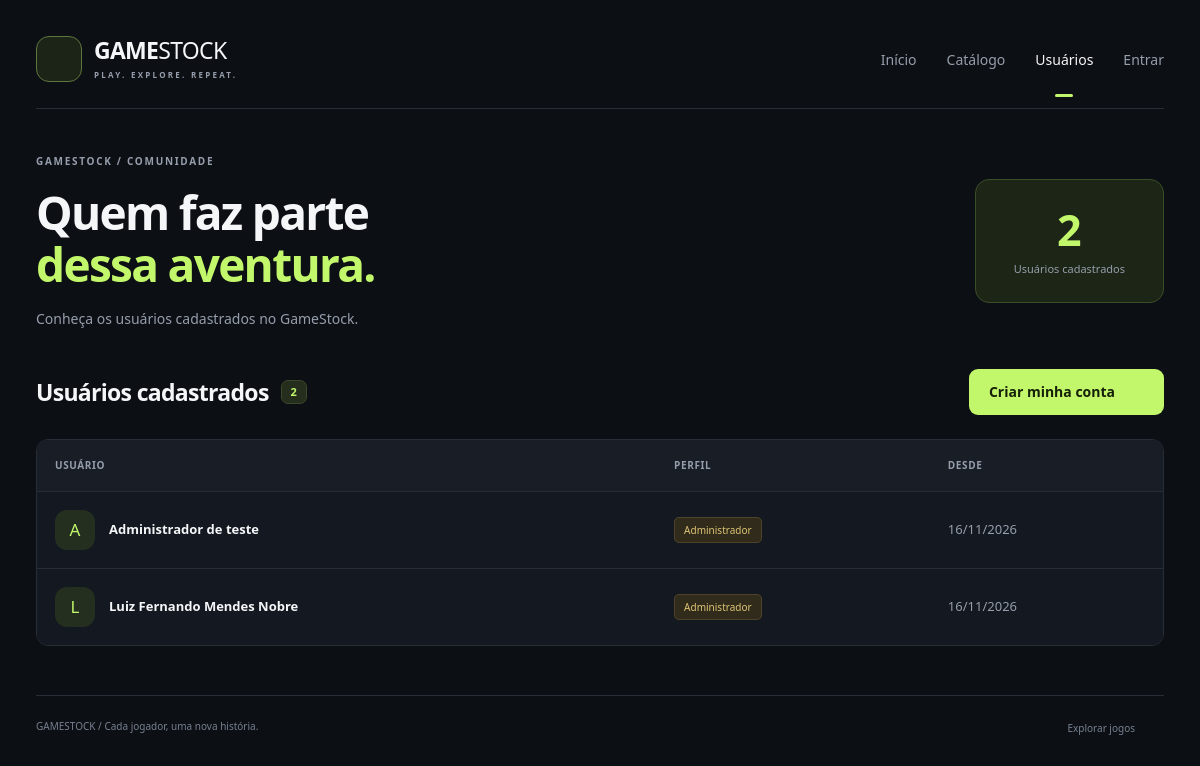
The app's page /admin/views/ver_usuarios.php with its own data.
### tables this page shows
CREATE TABLE usuarios (
    id INT AUTO_INCREMENT PRIMARY KEY,
    nome VARCHAR(100) NOT NULL,
    email VARCHAR(150) UNIQUE NOT NULL,
    senha VARCHAR(255) NOT NULL,
    tipo ENUM('admin', 'user') DEFAULT 'user',
    created_at TIMESTAMP DEFAULT CURRENT_TIMESTAMP,
    updated_at TIMESTAMP DEFAULT CURRENT_TIMESTAMP ON UPDATE CURRENT_TIMESTAMP
);

### admin/models/usuarios.php (called while the page is built, shortened)
<?php
require_once __DIR__ . '/../config/conexao.php';
class Usuario {
    private $pdo;
    public function __construct($atrib = []) {
        global $pdo;
        $this->pdo = $pdo;
    }
    public function listarUsuarios() {
        return $this->pdo->query('SELECT id, nome, email, tipo, created_at, updated_at FROM usuarios ORDER BY nome ASC')->fetchAll(PDO::FETCH_ASSOC);
    }
}

### admin/config/funcoes.php (called while the page is built, shortened)
<?php
function h($valor) {
    return htmlspecialchars((string) $valor, ENT_QUOTES, 'UTF-8');
}

### admin/views/ver_usuarios.php (the view, shortened to what this page needs)
<?php
require_once __DIR__ . '/../models/usuarios.php';
require_once __DIR__ . '/../config/funcoes.php';
require_once __DIR__ . '/componentes/apresentacao.php';
$usuarios = (new Usuario())->listarUsuarios();
$admin = isset($_SESSION['usuario']) && $_SESSION['usuario']['tipo'] === 'admin';
?>
<!DOCTYPE html><html lang="pt-br">
<head><link rel="stylesheet" href="../public/css/style.css?v=4"><link rel="stylesheet" href="../public/css/experiencia.css?v=4"></head>
<body><div class="site-shell">
    <?php require __DIR__ . '/componentes/cabecalho.php'; ?>
    <main class="users-main">
        <div class="users-heading"><div><p class="eyebrow">GAMESTOCK / COMUNIDADE</p><h1>Quem faz parte<br><span>dessa aventura.</span></h1><p class="users-intro">Conheça os usuários cadastrados no GameStock.</p></div><div class="users-total"><strong><?= count($usuarios) ?></strong><span><?= count($usuarios) === 1 ? 'Usuário cadastrado' : 'Usuários cadastrados' ?></span></div></div>
        <div class="users-toolbar"><h2>Usuários cadastrados <span class="count-badge"><?= count($usuarios) ?></span></h2>
            <?php if ($admin): ?><a class="button button-primary" href="cadastrar_usuario.php"><?= icone('plus') ?> Cadastrar usuário</a>
            <?php elseif (!isset($_SESSION['usuario'])): ?><a class="button button-primary" href="../../cadastro.php">Criar minha conta <?= icone('arrow') ?></a><?php endif; ?>
        </div>
        <?php if (!$usuarios): ?><div class="empty-state"><h2>Nenhum usuário cadastrado.</h2><p>Crie uma conta para começar.</p><a class="button button-primary" href="../../cadastro.php">Criar conta</a></div>
        <?php else: ?><div class="table-wrap"><table class="users-table"><thead><tr><th>Usuário</th><th>Perfil</th><th>Desde</th></tr></thead><tbody>
            <?php foreach ($usuarios as $u): ?><tr><td><div class="user-cell"><span class="user-avatar"><?= h(mb_strtoupper(mb_substr($u['nome'], 0, 1))) ?></span><div><strong><?= h($u['nome']) ?></strong></div></div></td>
                <?php if ($admin): ?><td><?= h($u['email']) ?></td><?php endif; ?><td><span class="user-role <?= $u['tipo'] === 'admin' ? 'role-admin' : '' ?>"><?= $u['tipo'] === 'admin' ? 'Administrador' : 'Jogador' ?></span></td><td class="user-date"><?= h(date('d/m/Y', strtotime($u['created_at']))) ?></td>
                </tr><?php endforeach; ?>
        </tbody></table></div><?php endif; ?>
    </main><footer class="site-footer"><span>GAMESTOCK / Cada jogador, uma nova história.</span><a href="ver_games.php">Explorar jogos <?= icone('arrow') ?></a></footer>
</div></body></html>

### admin/public/css/style.css (style rules this page uses)
:root { color-scheme:dark;--bg:#0c0f14;--panel:#141820;--line:#272d37;--muted:#969eac;--text:#f5f6f8;--lime:#c3f76b;--danger:#ff8a92;--font:"Segoe UI",Arial,sans-serif }
* { box-sizing:border-box }
html { scroll-behavior:smooth;scroll-padding-top:24px }
body { margin:0;padding:36px;font-family:var(--font);background:var(--bg);color:var(--text);font-size:15px;line-height:1.5 }
a { color:inherit;text-decoration:none }
h1,h2,h3,p { margin:0 }
h2 { font-size:26px;letter-spacing:-.7px }
table { width:100%;border-collapse:collapse;background:var(--panel) }
th,td { text-align:left;padding:18px;border-bottom:1px solid var(--line) }
th { color:var(--muted);font-size:12px;letter-spacing:.6px;font-weight:600;background:#181d26 }
tr:last-child td { border-bottom:0 }
.site-shell { max-width:1424px;margin:auto }
.button { display:inline-flex;align-items:center;justify-content:center;gap:9px;border-radius:9px;padding:12px 19px;font-weight:650;font-size:14px;line-height:1.4;border:1px solid transparent;transition:background .18s,color .18s,transform .18s }
.button-primary { background:var(--lime);color:#142007 }
.eyebrow { font-size:10px;letter-spacing:1.7px;font-weight:650;color:var(--muted);display:flex;align-items:center;gap:9px }
.count-badge { font-size:11px;font-weight:600;letter-spacing:0;background:#252d1c;color:var(--lime);padding:3px 9px;border:1px solid #3b4829;border-radius:7px }
.table-wrap { overflow-x:auto;border:1px solid var(--line);border-radius:12px }
.site-footer { margin-top:49px;padding:23px 0 0;border-top:1px solid var(--line);display:flex;justify-content:space-between;gap:18px;font-size:10px;color:#778190 }
.site-footer a { display:flex;align-items:center;gap:9px }

### admin/public/css/experiencia.css (style rules this page uses)
.users-main { margin-top:45px }
.users-heading { display:flex;justify-content:space-between;gap:30px;align-items:center;margin:0 0 40px }
.users-heading h1 { font-size:46px;line-height:1.14;letter-spacing:-1.7px;margin:17px 0 }
.users-heading h1 span { color:var(--lime) }
.users-intro { font-size:14px;color:var(--muted) }
.users-total { border:1px solid #3a4e27;background:#1c2516;border-radius:14px;padding:24px 38px;text-align:center }
.users-total strong { font-size:43px;color:var(--lime);display:block;font-weight:650;line-height:1.2 }
.users-total span { font-size:11px;color:var(--muted) }
.users-toolbar { display:flex;gap:20px;align-items:center;justify-content:space-between;margin-bottom:24px }
.users-toolbar h2 { font-size:23px;display:flex;align-items:center;gap:12px }
.users-table th { font-size:10px;text-transform:uppercase }
.users-table td { font-size:13px }
.user-cell { display:flex;gap:14px;align-items:center;min-width:150px }
.user-cell strong { font-weight:600;overflow-wrap:anywhere }
.user-avatar { display:grid;place-items:center;width:40px;height:40px;background:#242f20;color:var(--lime);border-radius:12px;font-size:17px;flex-shrink:0 }
.user-role { font-size:10px;background:#253040;color:#b7c7db;border:1px solid #36475c;padding:5px 9px;border-radius:5px;white-space:nowrap }
.role-admin { background:#302b1b;color:#dfc576;border-color:#4c4329 }
.user-date { white-space:nowrap;color:var(--muted) }

### records on screen
usuarios: nome "A", nome "Administrador de teste", tipo "Administrador", created_at "16/11/2026"
usuarios: nome "L", nome "Luiz Fernando Mendes Nobre", tipo "Administrador", created_at "16/11/2026"

### other values on screen
count($usuarios) "2"
